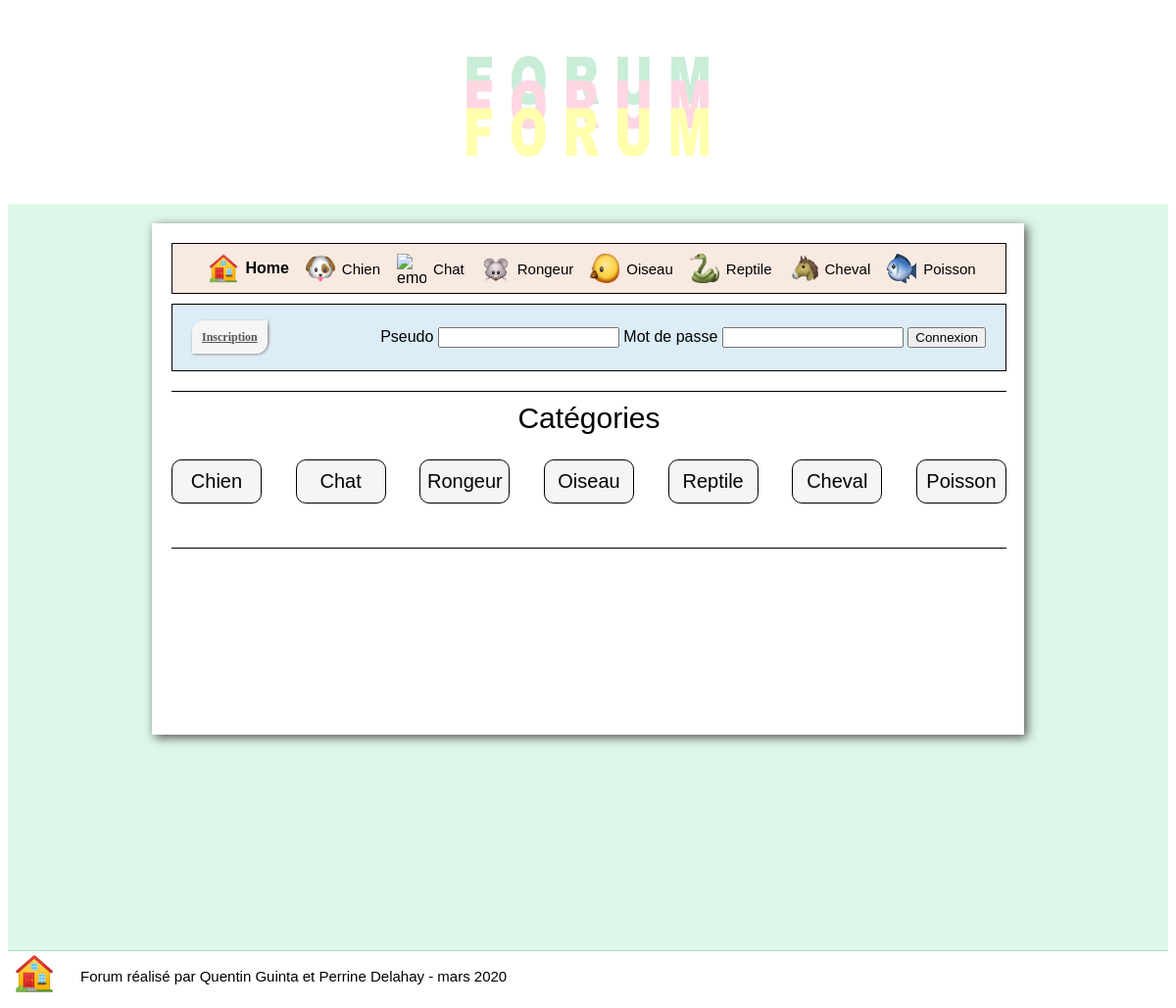
The page / on the database its author committed.
### tables this page shows
CREATE TABLE IF NOT EXISTS CategorieDiscussion(
idCategorie INT AUTO_INCREMENT,
nomCategorie VARCHAR(64),
PRIMARY KEY(idCategorie));

### dataManagers/CategorieManager.php (called while the page is built, shortened)
<?php
    include_once("dataManagers/data/CategorieDiscussion.php");
    class CategorieManager
    {
        public static function findCategorie($idCategorie)
        {
            $categorie = null;
            $connex = DatabaseLinker::getConnexion();
            $state = $connex->prepare("SELECT * FROM CategorieDiscussion WHERE idCategorie=?");
            $state->bindParam(1, $idCategorie);
            $state->execute();
            $resultats = $state->fetchAll();
            if(sizeof($resultats)>0)
            {
                $result = $resultats[0];
                $categorie = new CategorieDiscussion();
                $categorie->setIdCategorie($result["idCategorie"]);
                $categorie->setNomCategorie($result["nomCategorie"]);
            }
            return $categorie;
        }
        public static function findAllCategories()
        {
            $tabCategories = array();
            $connex = DatabaseLinker::getConnexion();
            $state = $connex->prepare("SELECT idCategorie FROM CategorieDiscussion");
            $state->execute();
            $resultats = $state->fetchAll();
            foreach($resultats as $result)
            {
                $categorie = CategorieManager::findCategorie($result["idCategorie"]);
                $tabCategories[] = $categorie;
            }
            return $tabCategories;
        }
    }
?>

### dataManagers/data/CategorieDiscussion.php (called while the page is built)
<?php
    class CategorieDiscussion
    {
        private $idCategorie;
        private $nomCategorie;
        function getIdCategorie()
        {
            return $this->idCategorie;
        }
        function setIdCategorie($idCategorie)
        {
            $this->idCategorie = $idCategorie;
        }
        function getNomCategorie()
        {
            return $this->nomCategorie;
        }
        function setNomCategorie($nomCategorie)
        {
            $this->nomCategorie = $nomCategorie;
        }
    }
?>

### index.php (the view, shortened to what this page needs)
<?php
    include_once("include/header.php");
    include_once("dataManagers/DiscussionManager.php");
    include_once("dataManagers/CategorieManager.php");
?>
<?php
    if(!isset($_SESSION["login"]))
    {
?>
        <div class="inscription-connexion-box">
            <div class="button">
                <a href="inscription.php">Inscription</a>
            </div>
            <div class="connexion-box">
                <form method="POST" action="index.php">
                    <label> Pseudo </label>
                    <input type="text" name="pseudo"/>
                    <label> Mot de passe </label>
                    <input type="password" name="password"/>
                    <input type="submit" value="Connexion"/>
                </form>
            </div>
        </div>
<?php
    }
    $tabCategories = CategorieManager::findAllCategories();
?>
    <div class="categorie-titre">Catégories</div>
    <div class="categorie-container">
<?php
        foreach($tabCategories as $categorie)
        {
?>
            <div class="categorie-link">
                <a class="categorie-nom" href='sujet.php?idCateg=<?php echo $categorie->getIdCategorie(); ?>'> <?php echo $categorie->getNomCategorie()?> </a>
            </div>
<?php
        }
?>
    </div>
<?php
    include("include/footer.php");
?>

### css/general.css (style rules this page uses)
.inscription-connexion-box { display: flex; justify-content: space-between; align-items: center; background: #DDEDF8; padding: 20px; margin-top: 10px; border: 0.5px solid black; }
.connexion-box { display: flex; color: black; }
.button { border-radius:12px 0 12px 0; background: #f5f5f5; border:none; color:#555; font:bold 12px Verdana; padding:6px 0 6px 0; box-shadow:1px 1px 3px #999; }
.button a { border-radius:12px 0 12px 0; background: #f5f5f5; border:none; color:#555; font: bold 12px Verdana; padding:10px; box-shadow:1px 1px 3px #999; }
.categorie-container { margin-bottom: 40px; padding-bottom : 30px; justify-content: space-between; border-bottom: 1px solid black; align-items: center; display: flex; flex-direction: row; }
.categorie-titre { margin-bottom: 15px; padding: 10px; border-top: 1px solid black; color: black; font-size: 30px; text-align: center; margin-top: 20px; }
.categorie-link { justify-content: center; align-items: center; display: flex; margin-bottom: 15px; padding: 10px; background: #f5f5f5; border: 1px solid black; font-size: 20px; text-decoration: none; border-radius: 10px; width:70px; }
.categorie-nom { text-decoration: none; color: black; }

### rows shown on the page
categoriediscussion: nomCategorie "Chien"
categoriediscussion: nomCategorie "Chat"
categoriediscussion: nomCategorie "Rongeur"
categoriediscussion: nomCategorie "Oiseau"
categoriediscussion: nomCategorie "Reptile"
categoriediscussion: nomCategorie "Cheval"
categoriediscussion: nomCategorie "Poisson"
